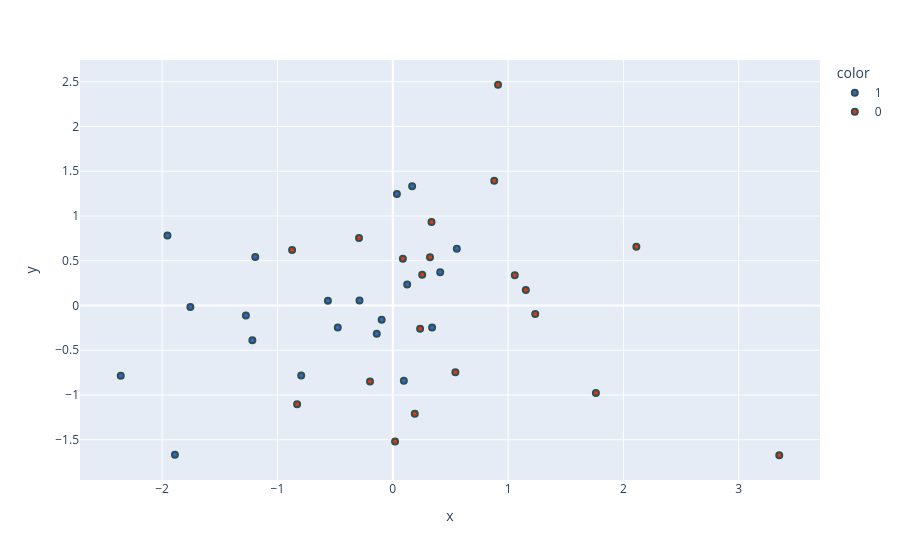

Notebook source saved alongside this figure:
### Code cell
fig = px.scatter(x= new_df['PC1'] , y =new_df['PC2'] , 
                    color=new_df['target'].astype('str'),
                    color_discrete_sequence=px.colors.qualitative.G10)

fig.update_traces(marker=dict(size=6 , line = dict(width=2 , color='DarkSlateGrey')) ,
                  selector=dict(mode='markers'))
fig.show()

### Figure 1 — Plotly figure (JSON) as saved in the notebook; plotly's stock layout.template omitted (floating-point values rounded to 4 significant figures)
{"data": [{"hovertemplate": "color=1<br>x=%{x}<br>y=%{y}<extra></extra>", "legendgroup": "1", "marker": {"color": "#3366CC", "line": {"color": "DarkSlateGrey", "width": 2}, "size": 6, "symbol": "circle"}, "mode": "markers", "name": "1", "orientation": "v", "showlegend": true, "type": "scatter", "x": [-1.755, -0.09638, 0.03567, -1.889, -0.4769, -1.954, -0.2885, -0.7941, -1.192, 0.09605, -1.217, -1.274, 0.341, 0.5553, 0.4113, -2.359, -0.1387, -0.5625, 0.1249, 0.1679], "xaxis": "x", "y": [-0.01772, -0.1597, 1.247, -1.669, -0.246, 0.7828, 0.05657, -0.7811, 0.5427, -0.841, -0.3873, -0.113, -0.2455, 0.6329, 0.3722, -0.7866, -0.3157, 0.05204, 0.2338, 1.333], "yaxis": "y"}, {"hovertemplate": "color=0<br>x=%{x}<br>y=%{y}<extra></extra>", "legendgroup": "0", "marker": {"color": "#DC3912", "line": {"color": "DarkSlateGrey", "width": 2}, "size": 6, "symbol": "circle"}, "mode": "markers", "name": "0", "orientation": "v", "showlegend": true, "type": "scatter", "x": [-0.8728, 1.235, 0.8797, 0.0198, 0.9127, -0.8294, 0.543, 3.351, 1.058, 0.237, 0.3229, -0.1973, 0.1909, 2.112, 0.2552, 1.154, 0.336, -0.2928, 1.761, 0.08776], "xaxis": "x", "y": [0.6211, -0.09409, 1.393, -1.52, 2.467, -1.104, -0.7454, -1.674, 0.3386, -0.2598, 0.5397, -0.8506, -1.209, 0.6565, 0.3447, 0.1741, 0.9341, 0.7535, -0.9776, 0.5226], "yaxis": "y"}], "layout": {"legend": {"title": {"text": "color"}, "tracegroupgap": 0}, "margin": {"t": 60}, "xaxis": {"anchor": "y", "domain": [0, 1], "title": {"text": "x"}}, "yaxis": {"anchor": "x", "domain": [0, 1], "title": {"text": "y"}}}}
